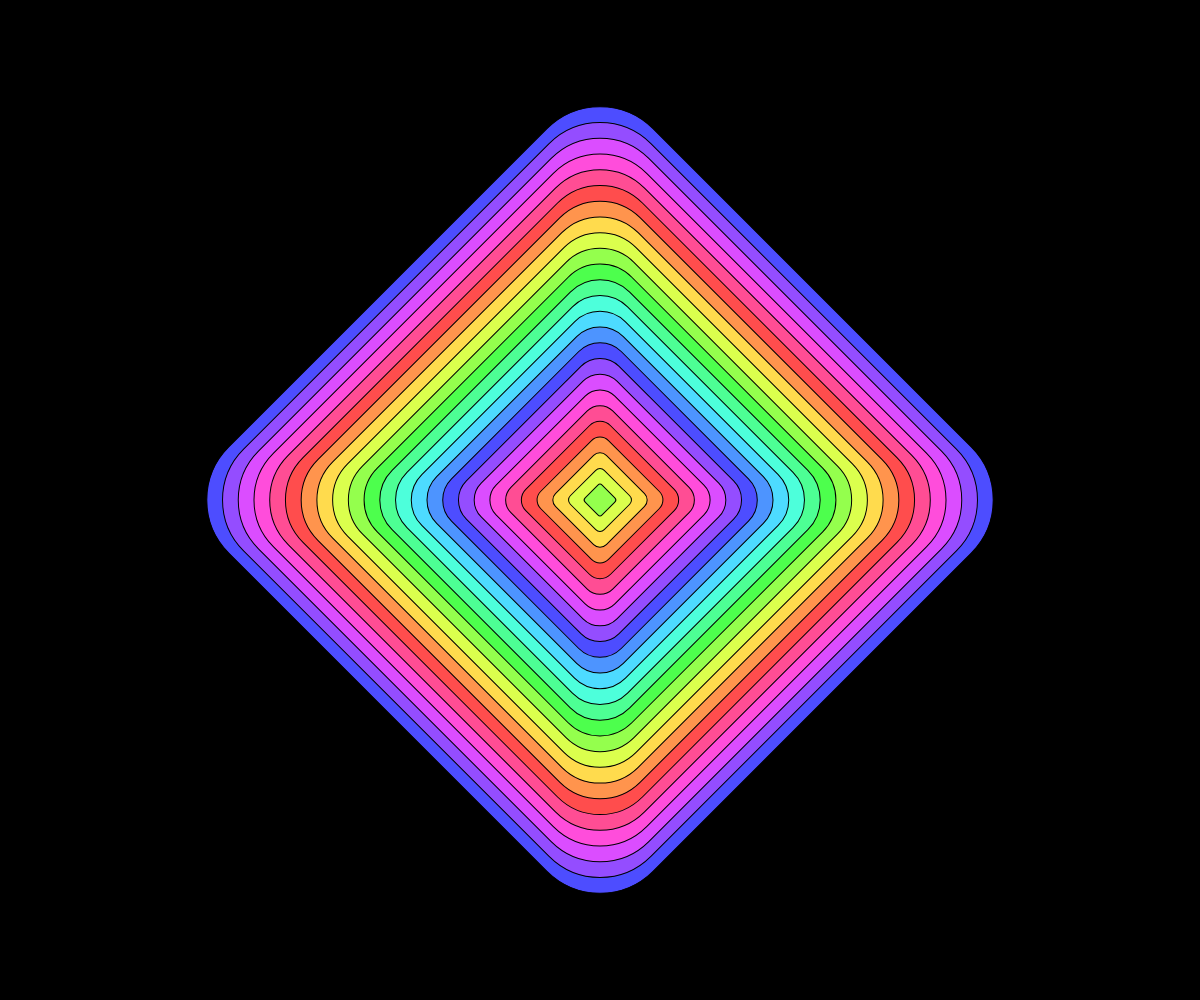
Frame 1 (no input)
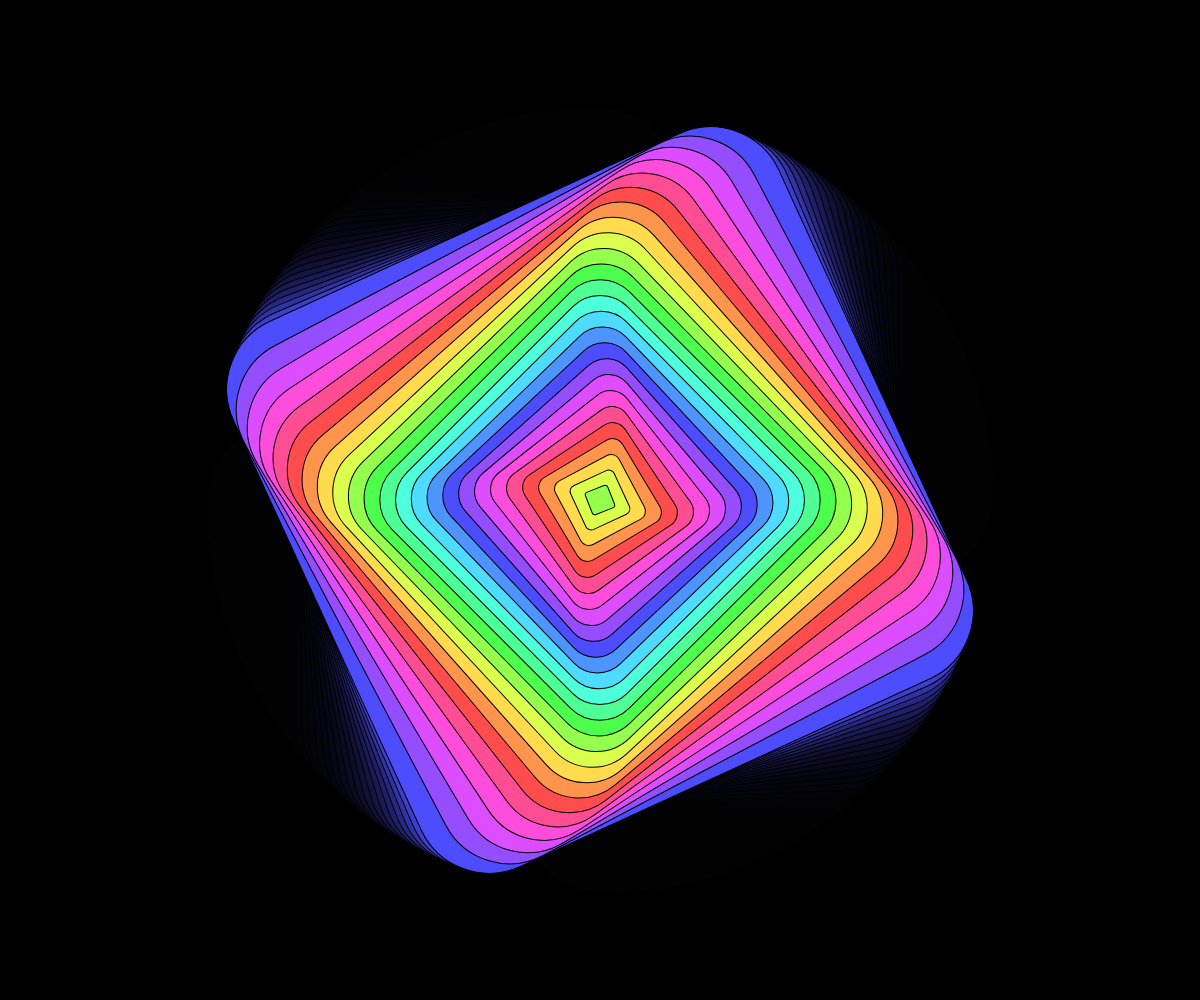
Frame 60 (no input)
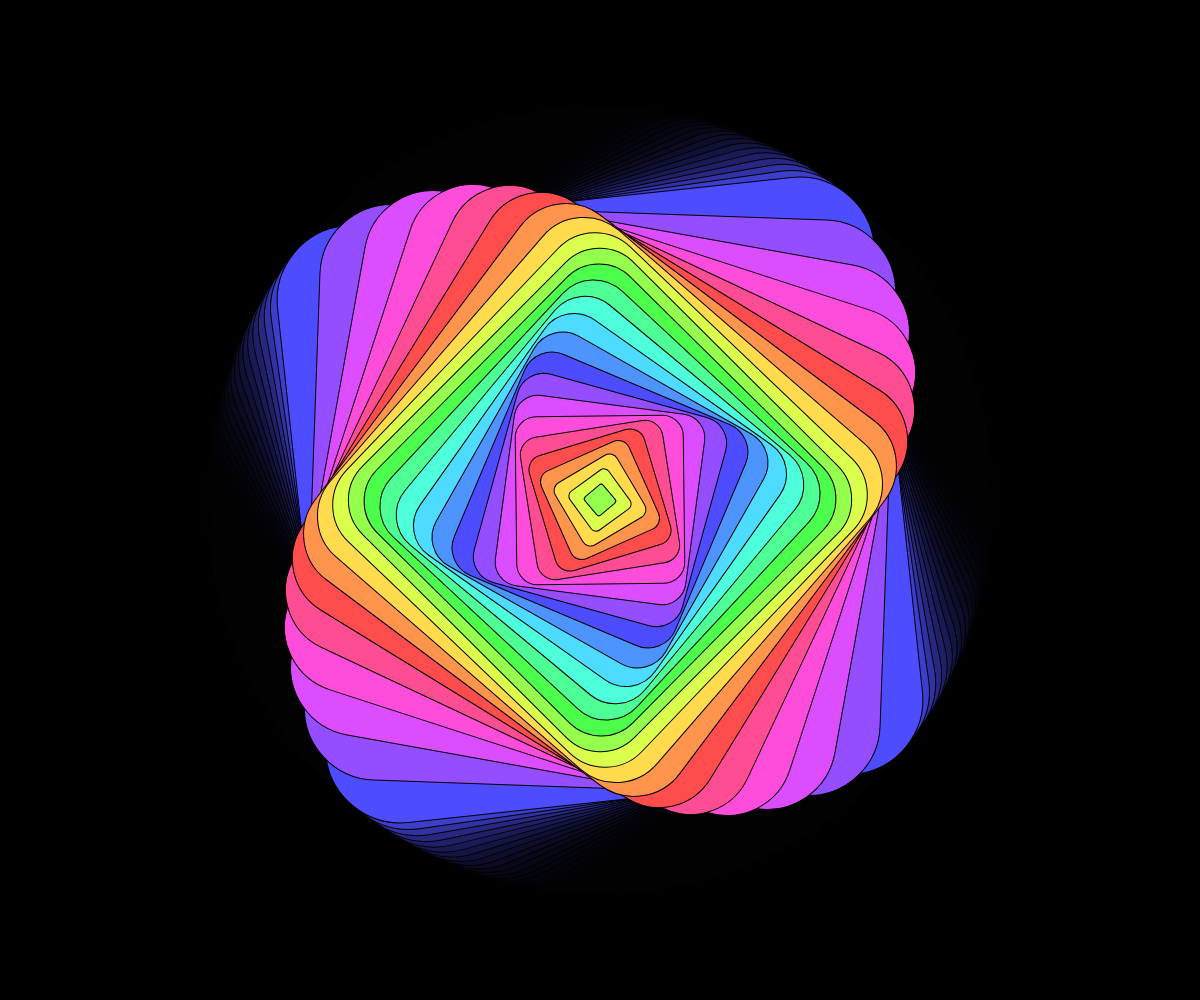
Frame 120 (the mouse pressed at the canvas centre since frame 60)

The p5.js sketch that drew these frames (run headless with seeded random() and noise() and a simulated clock; from frame 60 on, the mouse is pressed at the canvas centre):

// p5.js sketch
// ── sketch.js
let a1 = 0; //宣告變數a1並代入0
let a2 = 0; //宣告變數a2並代入0

function setup(){
  createCanvas(windowWidth, windowHeight); //創建畫布(視窗的寬, 高)
  background(0); //背景色(黑)
  colorMode(HSB); //設定使用HSB色彩模式，各階段數為？
  rectMode(CENTER); //繪製矩形的模式(中央)
  angleMode(DEGREES); //設定使用角度的模式(依度數法)
  stroke(0); //縣條的顏色(黑)
}

function draw(){
  background(0, 0.2); //背景色(黑)0.2為透明度
  translate(width/2, height/2); //位移原點座標至畫布的中央
  
  for(let i = width/2; i < width; i += 24){ //利用for迴圈處理變數i
	push(); //暫存原點座標
	rotate(45*cos(i*a1)); //旋轉(45*cos(i*a1))
	fill(i%360, 70, 100); //填塗顏色
	rect(0, 0, width-i, width-i, (width-i)/8); //繪製矩形
	pop(); //恢復原點座標
  }
  a1 = tan(a2); //變數a1代入sin(a2)
  a2 += 0.2; //變數a2逐次遞增0.2
}
